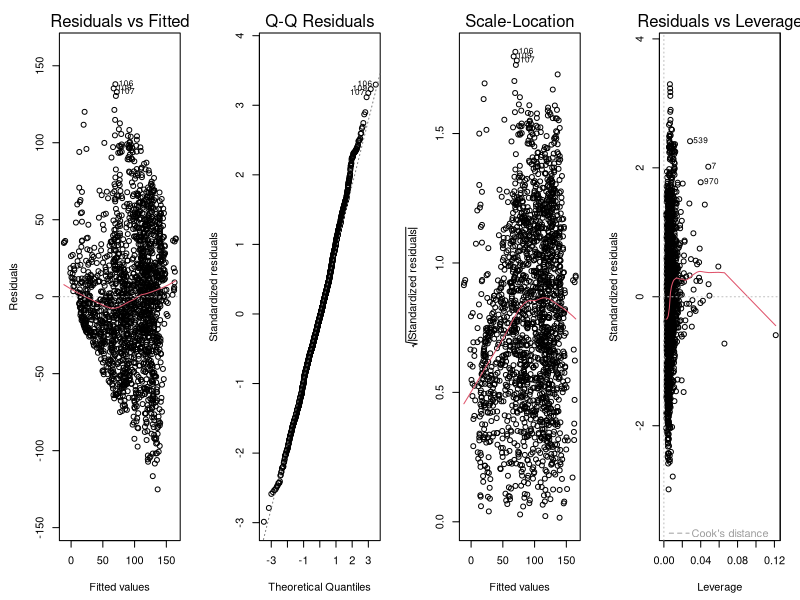

The R script that drew this image:
## ---- chunk 1
knitr::opts_chunk$set(echo = TRUE, warning = FALSE, message = FALSE) 
library(dplyr)
library(tidyr) 
library(knitr)
## ---- chunk 2
df <- read.csv("wdi_fifa_merged.csv", stringsAsFactors = FALSE)
## ---- chunk 3
model_vars <- c( 
  "fifa_rank", #Response: Mean annual FIFA ranking (1 = best) 
  "qualified", #Categorical predictor 1: World Cup qualification 
  "income", #Categorical predictor 2: Income group (4 levels) 
  "life_exp", #Continuous predictor 1: Life expectancy at birth
  "log_gdp_pc", #Continuous predictor 2: Log GDP per capita 
  "urban",  #Continuous predictor 3: Urban population percentage 
  "unemp", #Continuous predictor 4: Unemployment rate 
  "lfp_female", #Continuous predictor 5: Female labor force participation
  "pop_growth", #Continuous predictor 6: Annual population growth rate 
  "temp", #Continuous predictor 7: Mean temperature 
  "health_exp" #Continuous predictor 8: Health expenditure (% of GDP) 
  )
## ---- chunk 4
df_clean <- df %>% 
  mutate( 
    qualified_cat = factor(qualified, levels = c(0, 1)), 
    income = factor(income, levels = c( "High income", "Low income", "Lower middle income", "Upper middle income" )) 
    ) %>% 
    select(country, year, all_of(model_vars), qualified_cat) %>% 
    drop_na()
## ---- chunk 5
write.csv(df_clean, "wdi_fifa_clean.csv", row.names = FALSE)
## ---- chunk 6
dim(df_clean)
table(Qualified = df_clean$qualified_cat)
table(Income_Group = df_clean$income)
## ---- chunk 7
num_vars <- c("fifa_rank", "life_exp", "log_gdp_pc", "urban", "unemp",
              "lfp_female", "pop_growth", "temp", "health_exp")

summary_stats <- df_clean %>%
  summarise(across(all_of(num_vars), list(
    Mean   = ~mean(.x, na.rm = TRUE),
    SD     = ~sd(.x, na.rm = TRUE),
    Median = ~median(.x, na.rm = TRUE),
    IQR    = ~IQR(.x, na.rm = TRUE),
    Min    = ~min(.x, na.rm = TRUE),
    Max    = ~max(.x, na.rm = TRUE)
  ), .names = "{.col}__{.fn}")) %>%
  pivot_longer(everything(), names_to = c("Variable", ".value"), names_sep = "__")

kable(
  summary_stats,
  digits = 2,
  caption = "Summary statistics for FIFA ranking and continuous predictors (n = 1,825)."
)
## ---- chunk 8
prelim_model <- lm(
  fifa_rank ~ qualified_cat * life_exp + log_gdp_pc + income +
    urban + unemp + lfp_female + pop_growth + temp + health_exp,
  data = df_clean
)

summary(prelim_model)
## ---- chunk 9
coef_mat <- summary(prelim_model)$coefficients
ci_mat   <- confint(prelim_model, level = 0.95)

model_table <- data.frame(
  Predictor = rownames(coef_mat),
  Estimate  = round(coef_mat[, "Estimate"], 2),
  SE        = round(coef_mat[, "Std. Error"], 2),
  CI_Lower  = round(ci_mat[, 1], 2),
  CI_Upper  = round(ci_mat[, 2], 2),
  t_stat    = round(coef_mat[, "t value"], 2),
  p_value   = ifelse(coef_mat[, "Pr(>|t|)"] < 0.001, "< 0.001", 
                     round(coef_mat[, "Pr(>|t|)"], 3)),
  row.names = NULL
)

kable(
  model_table,
  caption = "OLS estimates, standard errors, and 95% CIs for preliminary model (n = 1,825)."
)
## ---- chunk 10

# Display directly in the knitted document
par(mfrow = c(1, 4), mar = c(4.5, 4.5, 2.5, 1.5))
plot(prelim_model, which = c(1, 2, 3, 5))
par(mfrow = c(1, 1))
